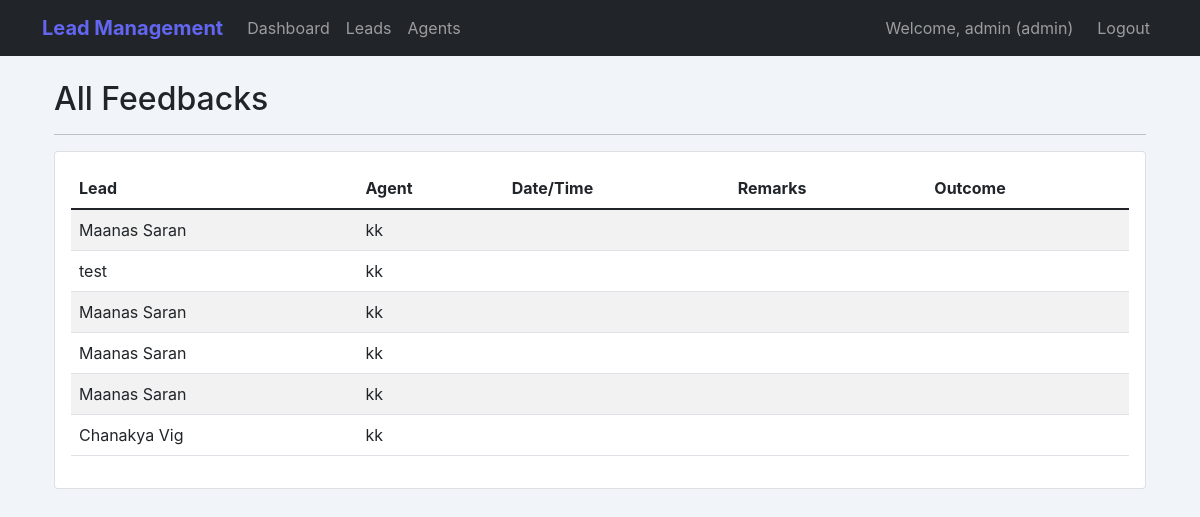
/admin/feedbacks (signed in), run on an earlier commit of the app's database.
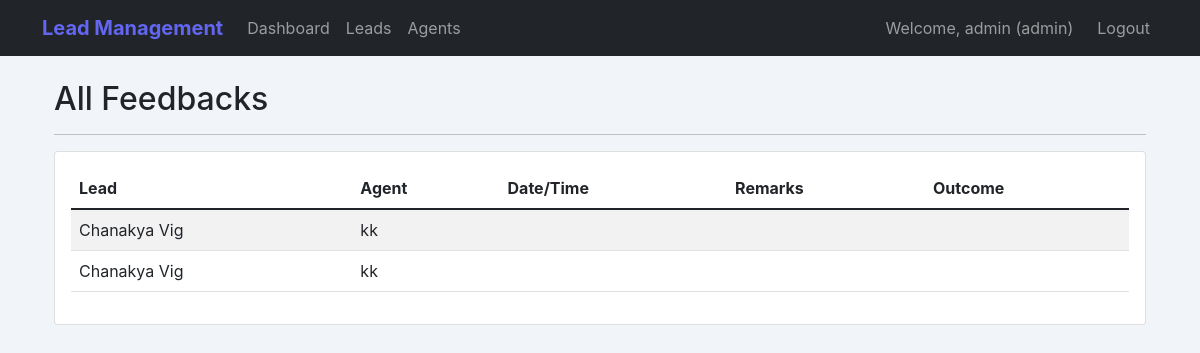
And on a later commit of the database.
### models.py (models this page shows, shortened)
class LeadFeedback(db.Model):
    id = db.Column(db.Integer, primary_key=True)
    lead_id = db.Column(db.Integer, db.ForeignKey('lead.id'), nullable=False)
    agent_id = db.Column(db.Integer, db.ForeignKey('user.id'), nullable=False)
    feedback_type = db.Column(db.Enum(FeedbackType), nullable=True)
    call_activity_id = db.Column(db.String(100), nullable=True)
    project_interested = db.Column(db.String(200), nullable=True)
    location_preferred = db.Column(db.String(200), nullable=True)
    configuration_interested = db.Column(db.String(200), nullable=True)
    budget_comfortable = db.Column(db.String(100), nullable=True)
    possession_timeline = db.Column(db.String(200), nullable=True)
    interest_level = db.Column(db.Enum(InterestLevel), nullable=True)
    current_location = db.Column(db.String(200), nullable=True)  # NEW
    status = db.Column(db.String(50), nullable=True)  # NEW: hot, warm, cold
    not_interested_reason = db.Column(db.String(200), nullable=True)
    callback_time = db.Column(db.DateTime, nullable=True)
    callback_notes = db.Column(db.Text, nullable=True)
    callback_priority = db.Column(db.String(20), default='medium')  # high, medium, low
    additional_notes = db.Column(db.Text, nullable=True)
    recording_path = db.Column(db.String(500), nullable=True)
    call_duration = db.Column(db.Integer, nullable=True)  # Duration in seconds
    call_quality = db.Column(db.String(50), nullable=True)  # good, average, poor
    created_at = db.Column(db.DateTime, default=datetime.utcnow)
    updated_at = db.Column(db.DateTime, default=datetime.utcnow, onupdate=datetime.utcnow)

class Lead(db.Model):
    id = db.Column(db.Integer, primary_key=True)
    name = db.Column(db.String(200), nullable=False)
    email = db.Column(db.String(200), nullable=True)
    mobile = db.Column(db.String(15), nullable=False)
    pincode = db.Column(db.String(10), nullable=True)
    project_name = db.Column(db.String(200), nullable=False, default='N/A')
    source = db.Column(db.String(100), nullable=True, default='N/A')
    year = db.Column(db.Integer, nullable=True)
    location = db.Column(db.String(100), nullable=True, default='N/A')
    project_id = db.Column(db.Integer, db.ForeignKey('project.id'), nullable=True)
    project = db.relationship('Project', backref='leads')
    assigned_agent_id = db.Column(db.Integer, db.ForeignKey('user.id'), nullable=True)
    assigned_date = db.Column(db.DateTime, nullable=True)
    status = db.Column(db.String(50), default='new')  # new, assigned, interested, not_interested, callback, completed, reassigned, channel_partner, interested_other  # UPDATED
    alternate_phone = db.Column(db.String(15), nullable=True)
    address = db.Column(db.Text, nullable=True)
    city = db.Column(db.String(100), nullable=True)
    state = db.Column(db.String(100), nullable=True)
    country = db.Column(db.String(100), nullable=True, default='India')
    priority = db.Column(db.String(20), default='medium')  # low, medium, high, urgent
    category = db.Column(db.String(100), nullable=True)  # residential, commercial, plot, etc.
    created_at = db.Column(db.DateTime, default=datetime.utcnow)
    updated_at = db.Column(db.DateTime, default=datetime.utcnow, onupdate=datetime.utcnow)
    call_logs = db.relationship('CallLog', backref='lead', lazy=True, cascade='all, delete-orphan')
    feedbacks = db.relationship('LeadFeedback', backref='lead', lazy=True, cascade='all, delete-orphan')
    reassignments = db.relationship('LeadReassignment', backref='lead', lazy=True, cascade='all, delete-orphan')
    assignment_history = db.relationship('LeadAssignmentHistory', backref='lead', lazy=True, cascade='all, delete-orphan')

class User(UserMixin, db.Model):
    id = db.Column(db.Integer, primary_key=True)
    username = db.Column(db.String(80), unique=True, nullable=False)
    email = db.Column(db.String(120), unique=True, nullable=False)
    password = db.Column(db.String(200), nullable=False)
    role = db.Column(db.Enum(UserRole), nullable=False)
    is_active = db.Column(db.Boolean, default=True)
    created_at = db.Column(db.DateTime, default=datetime.utcnow)
    phone_number = db.Column(db.String(20), nullable=True)
    department = db.Column(db.String(100), nullable=True)
    assigned_leads = db.relationship('Lead', backref='assigned_agent', lazy=True, foreign_keys='Lead.assigned_agent_id')
    feedbacks = db.relationship('LeadFeedback', backref='agent', lazy=True)
    call_logs = db.relationship('CallLog', backref='agent', lazy=True)
    reassignments_from = db.relationship('LeadReassignment', foreign_keys='LeadReassignment.from_agent_id', backref='from_agent', lazy=True)
    reassignments_to = db.relationship('LeadReassignment', foreign_keys='LeadReassignment.to_agent_id', backref='to_agent', lazy=True)

### routes/admin_routes.py (the view)
@admin_bp.route('/feedbacks')
@login_required
def feedbacks_history():
    if not admin_required():
        return redirect(url_for('agent.dashboard'))
    feedbacks = LeadFeedback.query.order_by(LeadFeedback.created_at.desc()).all()
    return render_template('admin/feedbacks.html', feedbacks=feedbacks)

### routes/admin_routes.py (called while the page is built)
def admin_required():
    if current_user.role != UserRole.ADMIN:
        flash('Access denied!', 'error')
        return False
    return True

### templates/admin/feedbacks.html (shortened to what this page needs)
{% extends "base.html" %}
{% block content %}
<div class="container mt-4">
    <h2>All Feedbacks</h2>
    <hr>
    <div class="card">
        <div class="card-body table-responsive">
            <table class="table table-striped">
                <thead>
                    <tr>
                        <th>Lead</th>
                        <th>Agent</th>
                        <th>Date/Time</th>
                        <th>Remarks</th>
                        <th>Outcome</th>
                    </tr>
                </thead>
                <tbody>
                    {% for fb in feedbacks %}
                    <tr>
                        <td>{{ fb.lead.name }}</td>
                        <td>{{ fb.agent.username }}</td>
                        <td>{{ fb.call_date }}</td>
                        <td>{{ fb.remarks }}</td>
                        <td>{{ fb.outcome }}</td>
                    </tr>
                    {% else %}
                    <tr><td colspan="5">No feedbacks yet</td></tr>
                    {% endfor %}
                </tbody>
            </table>
        </div>
    </div>
</div>
{% endblock %}

What changed in the data, as far as the page shows it:
removed LeadFeedback: lead.name "Maanas Saran", agent.username "kk"
removed LeadFeedback: lead.name "test", agent.username "kk"
removed LeadFeedback: lead.name "Maanas Saran", agent.username "kk"
removed LeadFeedback: lead.name "Maanas Saran", agent.username "kk"
removed LeadFeedback: lead.name "Maanas Saran", agent.username "kk"
added LeadFeedback: lead.name "Chanakya Vig", agent.username "kk"
